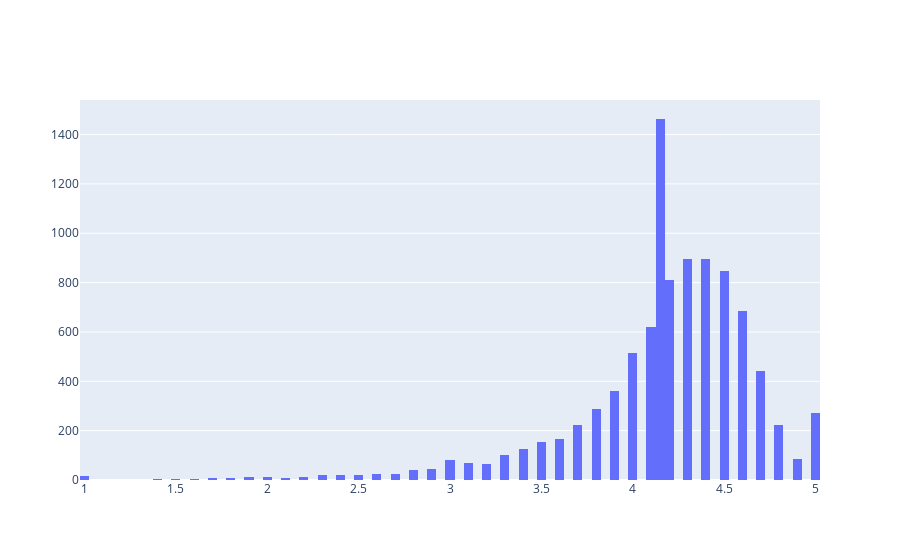

The cell this chart's notebook holds for it:
### Code cell
data1=[go.Histogram(x=app_data['Rating'])]
plotly.offline.iplot(data1)

### Figure 1 — Plotly figure (JSON) as saved in the notebook; plotly's stock layout.template omitted (floating-point values rounded to 4 significant figures; data arrays with more than 128 entries replaced by an {"elided": "..."} marker saying what was removed)
{"data": [{"type": "histogram", "x": {"elided": "9659 float values"}}], "layout": {}}
